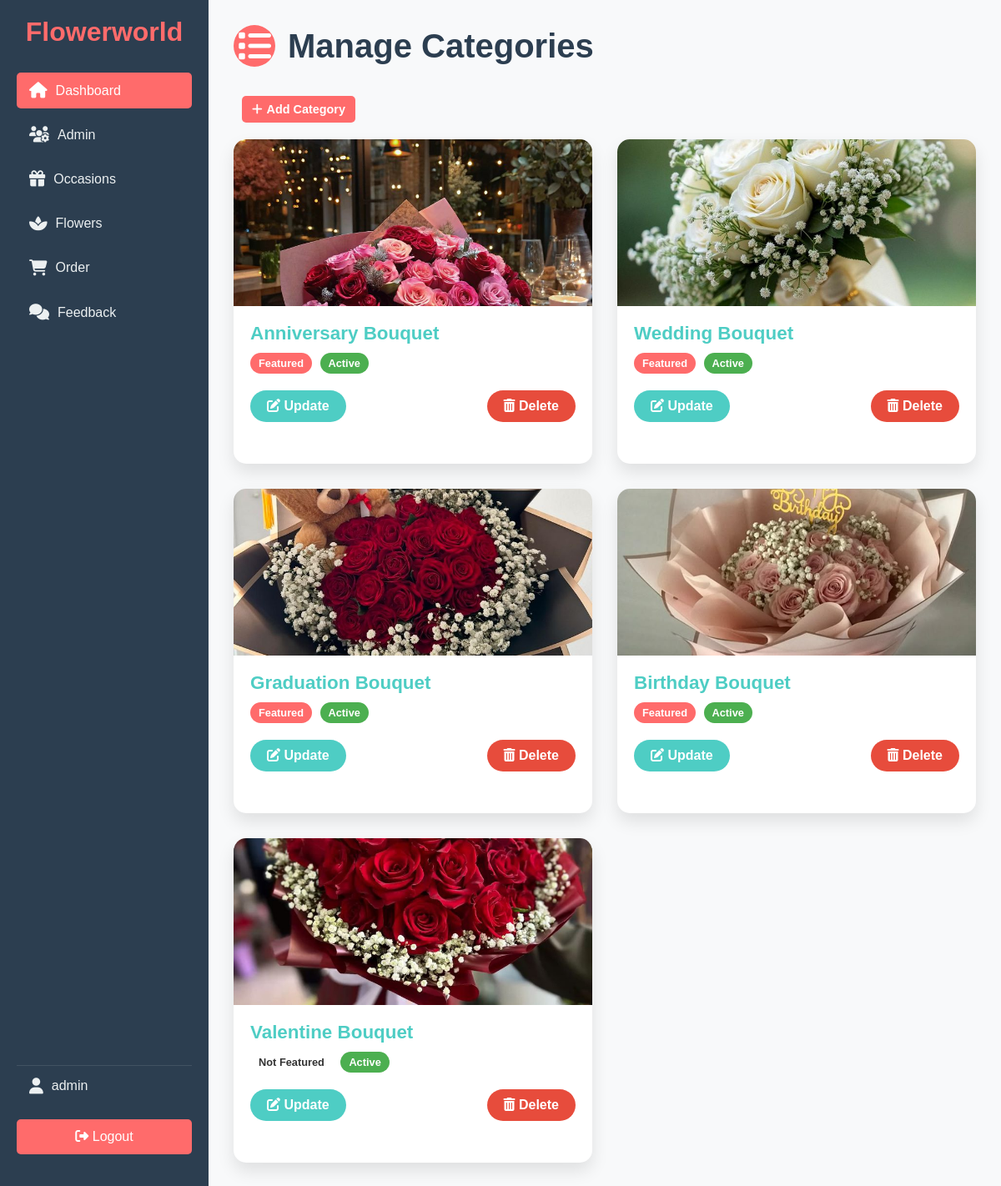
The page /admin/manage-category.php (signed in) on the database its author committed.
### tables this page shows
CREATE TABLE `tbl_category` (
  `id` int(10) UNSIGNED NOT NULL,
  `title` varchar(100) NOT NULL,
  `image_name` varchar(255) NOT NULL,
  `featured` varchar(10) NOT NULL,
  `active` varchar(10) NOT NULL,
  `date_modified` datetime NOT NULL DEFAULT current_timestamp()
);

### admin/manage-category.php (the view, shortened to what this page needs)
<?php include('partials/menu.php'); ?>
<div class="dashboard-container">
    <div class="sidebar">
        <div class="logo">
        <h1>Flowerworld</h1>
        </div>
        <nav>
            <a href="index.php" class="active"><i class="fas fa-home"></i> <span>Dashboard</span></a>
            <a href="manage-admin.php"><i class="fas fa-users-cog"></i> <span>Admin</span></a>
            <a href="manage-category.php"><i class="fas fa-gift"></i> <span>Occasions</span></a>
            <a href="manage-flower.php"><i class="fas fa-spa"></i> <span>Flowers</span></a>
            <a href="manage-order.php"><i class="fas fa-shopping-cart"></i> <span>Order</span></a>
            <a href="manage-feedback.php"><i class="fas fa-comments"></i> <span>Feedback</span></a>
        </nav>
        <div class="sidebar-footer">
            <div class="user-profile">
                <i class="fas fa-user"></i>
                <span><?php echo $_SESSION['user']; ?></span>
            </div>
            <a href="logout.php" class="logout-btn"><i class="fas fa-sign-out-alt"></i> Logout</a>
        </div>
    </div>
    <div class="main-content">
        <h1 class="dashboard-title">
            <span class="title-icon"><i class="fas fa-list"></i></span>
            Manage Categories
        </h1>
        <div class="admin-actions">
            <a href="add-category.php" class="btn-primary" id="addadmin-btn">
                <i class="fas fa-plus"></i> Add Category
            </a>
        </div>
        <div class="category-grid">
            <?php
                $sql = "SELECT * FROM tbl_category";
                $res = mysqli_query($conn, $sql);
                if($res == TRUE)
                {
                    $count = mysqli_num_rows($res);
                    if($count > 0)
                    {
                        while($rows = mysqli_fetch_assoc($res))
                        {
                            $id = $rows['id'];
                            $title = $rows['title'];
                            $image_name = $rows['image_name'];
                            $featured = $rows['featured'];
                            $active = $rows['active'];
                            ?>
                            <div class="category-card">
                                <div class="category-image">
                                    <?php
                                        if($image_name!="")
                                        {
                                            ?>
                                            <img src="<?php echo SITEURL; ?>images/category/<?php echo $image_name; ?>" alt="<?php echo $title; ?>">
                                            <?php
                                        }
                                        else
                                        {
                                            echo "<div class='no-image'>No Image</div>";
                                        }
                                    ?>
                                </div>
                                <div class="category-info">
                                    <h3><?php echo $title; ?></h3>
                                    <p>
                                        <span class="badge <?php echo $featured == 'Yes' ? 'badge-featured' : ''; ?>">
                                            <?php echo $featured == 'Yes' ? 'Featured' : 'Not Featured'; ?>
                                        </span>
                                        <span class="badge <?php echo $active == 'Yes' ? 'badge-active' : ''; ?>">
                                            <?php echo $active == 'Yes' ? 'Active' : 'Inactive'; ?>
                                        </span>
                                    </p>
                                </div>
                                <div class="category-actions">
                                    <a href="<?php echo SITEURL; ?>admin/update-category.php?id=<?php echo $id; ?>" class="btn-update"><i class="fas fa-edit"></i> Update</a>
                                    <a href="<?php echo SITEURL; ?>admin/delete-category.php?id=<?php echo $id; ?>&image_name=<?php echo $image_name; ?>" class="btn-delete"><i class="fas fa-trash-alt"></i> Delete</a>
                                </div>
                            </div>
                            <?php
                        }
                    }
                    else
                    {
                        echo "<p class='no-categories'>No categories found.</p>";
                    }
                }
            ?>
        </div>
    </div>
</div>
<?php include('partials/footer.php'); ?>

### admin/css/styles.css (style rules this page uses)
:root { --primary-color: #ff6b6b; --secondary-color: #4ecdc4; --text-color: #333; --background-color: #f8f9fa; --sidebar-bg: #2c3e50; --sidebar-text: #ecf0f1; }
* { margin: 0; padding: 0; box-sizing: border-box; font-family: 'Arial', sans-serif; }
body { background-color: var(--background-color); color: var(--text-color); font-family: 'Arial', sans-serif; }
.dashboard-container { display: flex; height: 100vh; overflow: hidden; }
.sidebar { width: 250px; background-color: var(--sidebar-bg); color: var(--sidebar-text); padding: 20px; display: flex; flex-direction: column; transition: width 0.3s ease; position: fixed; top: 0; left: 0; bottom: 0; overflow-y: auto; }
.sidebar .logo { text-align: center; margin-bottom: 30px; }
.sidebar .logo h1 { font-size: 2rem; color: var(--primary-color); }
.sidebar nav { flex-grow: 1; }
.sidebar nav a { display: flex; align-items: center; padding: 12px 15px; color: var(--sidebar-text); text-decoration: none; transition: background-color 0.3s, color 0.3s; border-radius: 5px; margin-bottom: 10px; }
.sidebar nav a span { opacity: 1; transition: opacity 0.3s; }
.sidebar nav a:hover, .sidebar nav a.active { background-color: var(--primary-color); color: #fff; }
.sidebar-footer { margin-top: auto; padding-bottom: 20px; }
.sidebar nav a i { margin-right: 10px; font-size: 1.2em; }
.user-profile { display: flex; align-items: center; padding: 15px; border-top: 1px solid rgba(255, 255, 255, 0.1); }
.user-profile i { margin-right: 10px; font-size: 1.2em; }
.logout-btn { display: block; background-color: var(--primary-color); color: #fff; text-align: center; padding: 12px; text-decoration: none; border-radius: 5px; margin-top: 15px; transition: background-color 0.3s; }
.main-content { flex-grow: 1; padding: 30px; background-color: var(--background-color); margin-left: 250px; overflow-y: auto; height: 100vh; }
.main-content h1 { margin-bottom: 30px; color: #2c3e50; }
.dashboard-title { font-size: 2.5rem; color: var(--secondary-color); margin-bottom: 30px; display: flex; align-items: center; }
.title-icon { background-color: var(--primary-color); color: white; padding: 10px; border-radius: 50%; margin-right: 15px; display: inline-flex; align-items: center; justify-content: center; width: 50px; height: 50px; }
.category-actions { margin-bottom: 30px; text-align: right; }
.category-grid { display: grid; grid-template-columns: repeat(auto-fill, minmax(300px, 1fr)); gap: 30px; }
.category-card { background-color: #fff; border-radius: 15px; box-shadow: 0 10px 20px rgba(0, 0, 0, 0.1); overflow: hidden; transition: transform 0.3s, box-shadow 0.3s; animation: fadeIn 0.5s ease-out; }
.category-image { height: 200px; overflow: hidden; }
.category-image img { width: 100%; height: 100%; object-fit: cover; transition: transform 0.3s; }
.category-info { padding: 20px; }
.category-info h3 { margin: 0 0 10px 0; color: var(--secondary-color); font-size: 1.4em; }
.badge { display: inline-block; padding: 5px 10px; border-radius: 20px; font-size: 0.8em; font-weight: bold; margin-right: 5px; }
.badge-featured { background-color: #ff6b6b; color: white; }
.badge-active { background-color: #4CAF50; color: white; }
.category-actions { padding: 0 20px 20px; display: flex; justify-content: space-between; }
.btn-primary, .btn-update, .btn-delete { padding: 10px 20px; border-radius: 25px; text-decoration: none; font-weight: bold; transition: all 0.3s; display: inline-block; }
.btn-primary { background-color: var(--primary-color); color: white; }
.btn-update { background-color: var(--secondary-color); color: white; }
.btn-delete { background-color: #e74c3c; color: white; }
.badge { display: inline-block; padding: 5px 10px; border-radius: 20px; font-size: 0.8em; font-weight: bold; margin-right: 5px; transition: all 0.3s ease; }
.btn-update { animation: fadeInButton 0.2s ease-out 0.2s forwards; opacity: 0; }

### admin/css/admin.css (style rules this page uses)
.admin-actions { padding-top: 5px; padding-bottom: 20px; padding-left: 10px; padding-right: 10px; display: flex; gap: 10px; }
.admin-actions a { padding: 8px 12px; border-radius: 5px; text-decoration: none; text-align: center; transition: all 0.3s; display: inline-flex; align-items: center; justify-content: center; font-size: 0.9em; }
.admin-actions a i { margin-right: 5px; }
.admin-actions a { animation: fadeIn 0.5s ease-out forwards; opacity: 0; }
.admin-actions a:nth-child(1) { animation-delay: 0.3s; }

### rows shown on the page
tbl_category: image_name (picture), title "Anniversary Bouquet", featured "Featured", active "Active"
tbl_category: image_name (picture), title "Wedding Bouquet", featured "Featured", active "Active"
tbl_category: image_name (picture), title "Graduation Bouquet", featured "Featured", active "Active"
tbl_category: image_name (picture), title "Birthday Bouquet", featured "Featured", active "Active"
tbl_category: image_name (picture), title "Valentine Bouquet", featured "Not Featured", active "Active"

### other values the page prints
$_SESSION['user'] "admin"
